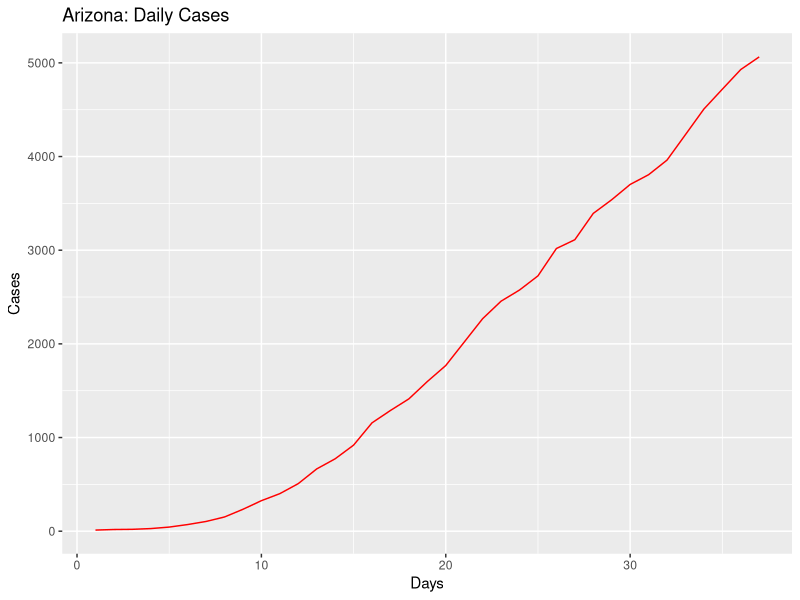
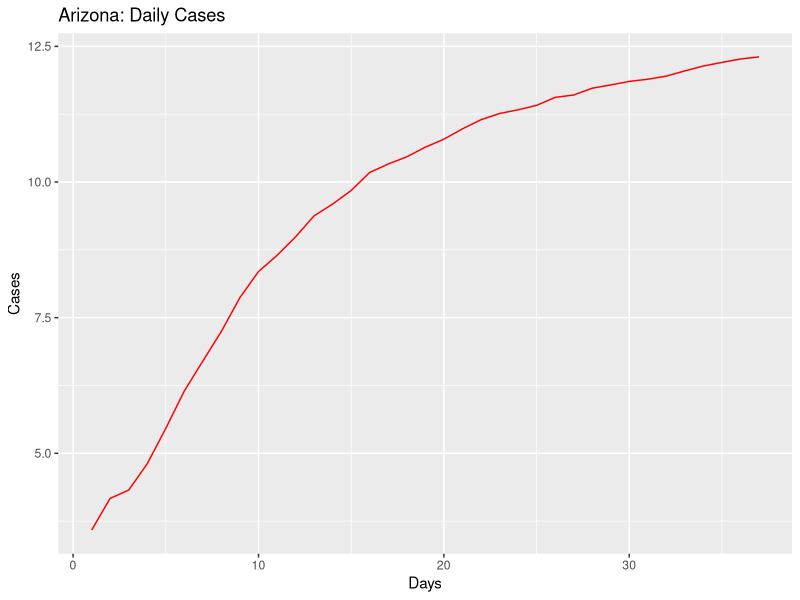
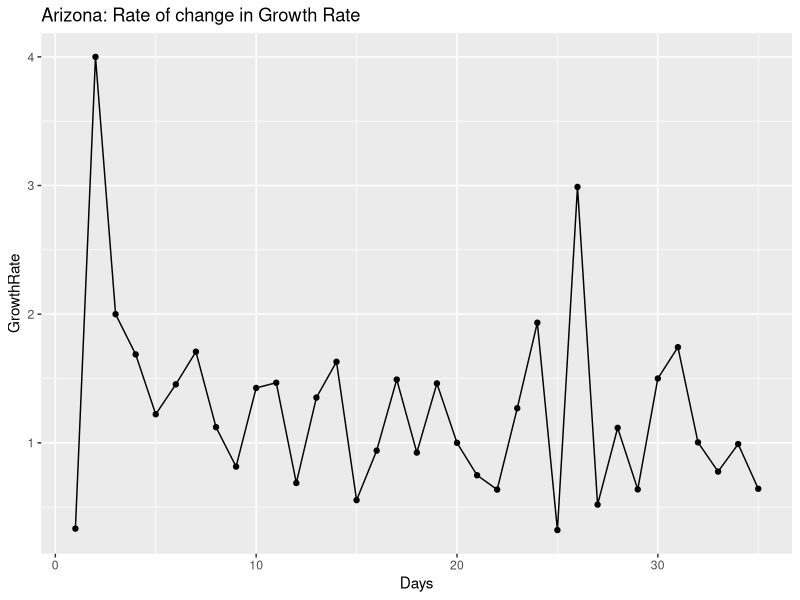
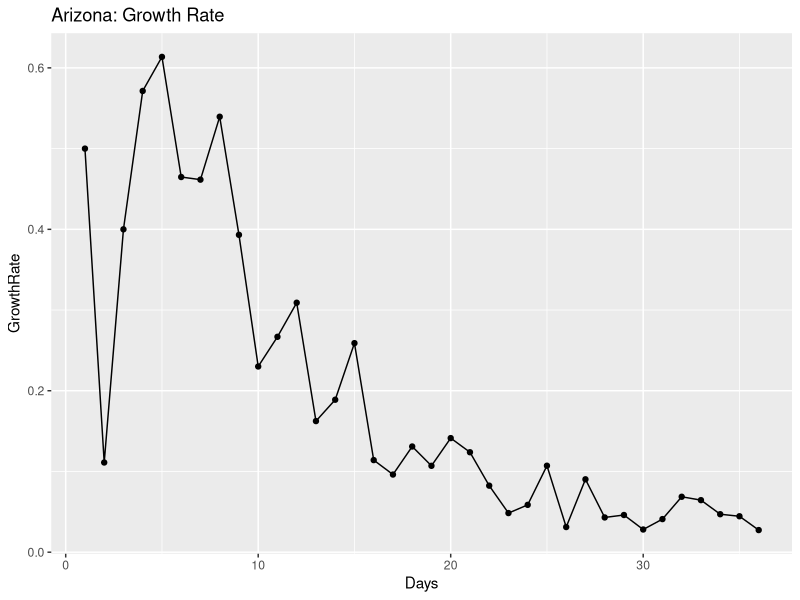
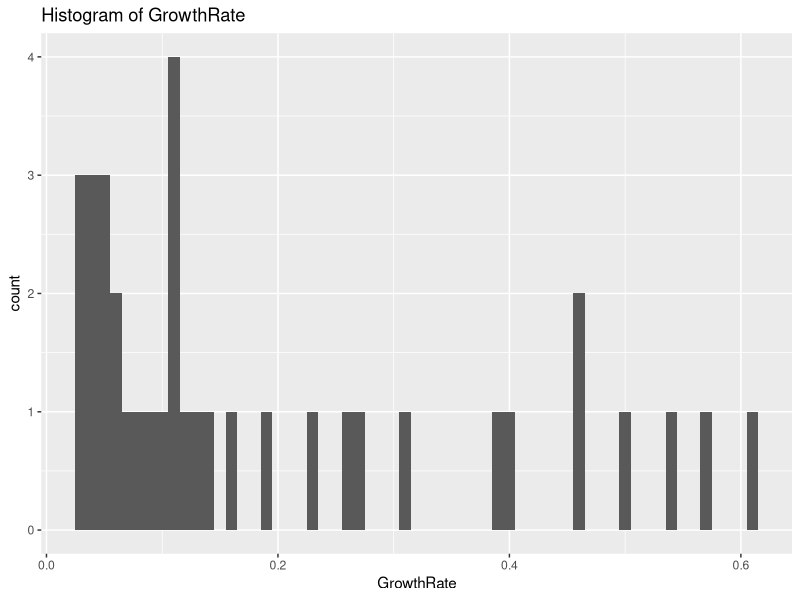
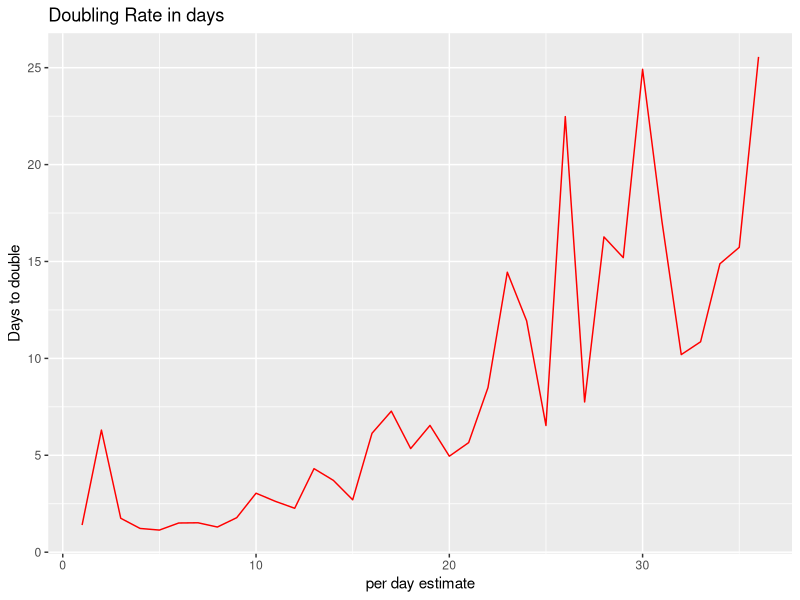
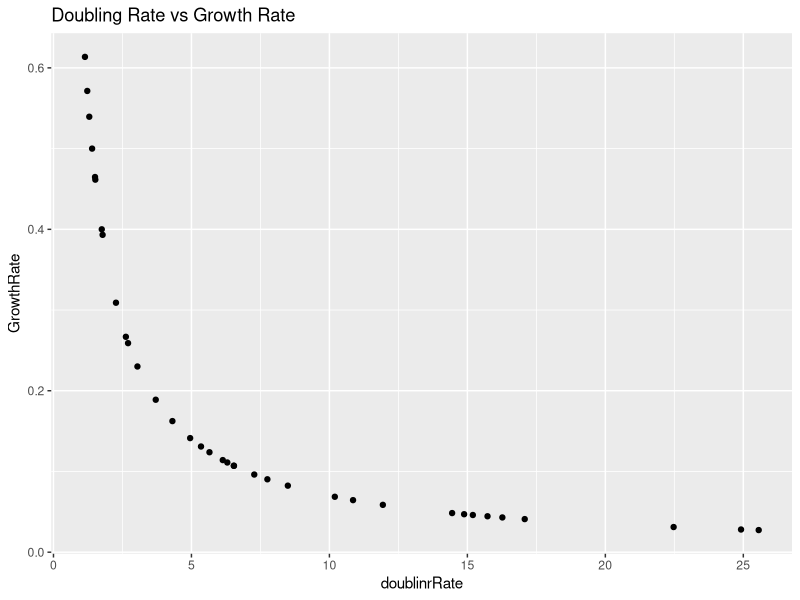
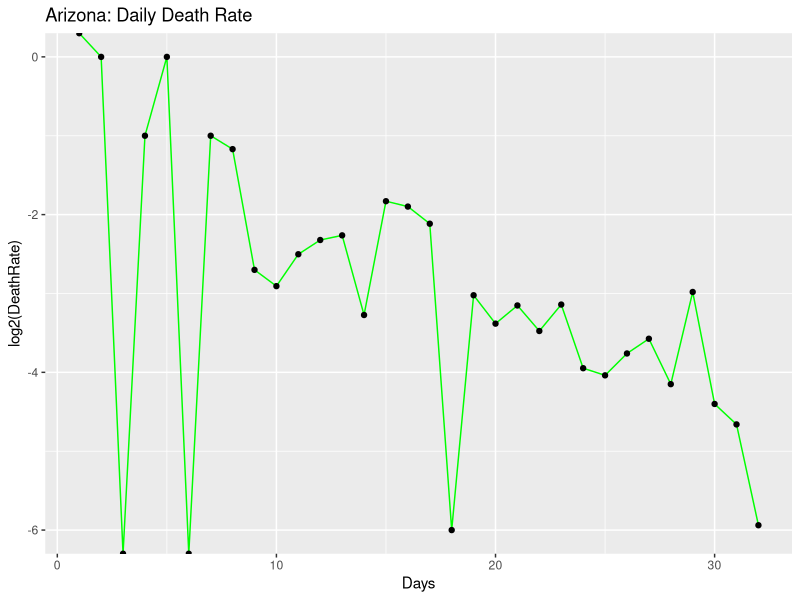

Recreate these plots in R, in order.
## ---- chunk 1
knitr::opts_chunk$set(echo = TRUE)
## ---- chunk 2
library(ggplot2)
library(gridExtra)
library(dplyr)

coronaGrowth <- function(absoluteNumbers){
  growthfactor <- NULL
  absgrowth <- NULL
  for(i in 1:length(absoluteNumbers))
  {
    #print((absoluteNumbers[i]-absoluteNumbers[i+1]/absoluteNumbers[i+1])/absoluteNumbers[i+1])
    growthfactor[i] <- ((absoluteNumbers[i]-absoluteNumbers[i+1]))/(absoluteNumbers[i+1]-absoluteNumbers[i+2])  
    #growthfactor[i] <- ((absoluteNumbers[i]-absoluteNumbers[i+1]))/(absolutenumbers[i])
  }
  
  return (rev(growthfactor))
}

DailyGrowthRate <- function(absoluteNumbers)
{
  growthfactor <- NULL
  absgrowth <- NULL
  for(i in 1:length(absoluteNumbers))
  {
    #print((absoluteNumbers[i]-absoluteNumbers[i+1]/absoluteNumbers[i+1])/absoluteNumbers[i+1])
    growthfactor[i] <- ((absoluteNumbers[i]/absoluteNumbers[i+1]))-1 
    #growthfactor[i] <- ((absoluteNumbers[i]-absoluteNumbers[i+1]))/(absolutenumbers[i])
  }
  
  return (rev(growthfactor))  
}

DoublingRate <- function(absoluteNumbers)
{
  doublingrRate <- NULL
  cumsum <- NULL
  for(i in 1:length(absoluteNumbers))
  {
    
    doublingrRate[i] <- (70/(absoluteNumbers[i]*100))
    
  }
  return ((doublingrRate))  
}

#Calculate the mean and median growth rate:
MeanMediangrowthrate <- function(dataTrend1)
{
  MeanGRTrend <- NULL
  MedianGRTrend <- NULL
  
  for(i in 1:length(dataTrend1$GrowthRate))
  {
    MedianGRTrend[i] <- median(dataTrend1[1:i,"GrowthRate"])
    MeanGRTrend[i] <- mean(dataTrend1[1:i,"GrowthRate"])
  }
  
  dataTrend1$MedianGRT = MedianGRTrend
  dataTrend1$MeanGRT = MeanGRTrend
  
  return(dataTrend1)

}

#Calculate ratio of newdeaths/newcases
newDeathstonewCases <- function(absolutenumbers,totaldeaths)
{
  newCases <- NULL
  newDeaths <- NULL
  for(i in 1:length(absolutenumbers))
  {
    if(i == length(absolutenumbers))
    {
      print("reached the end")
    }else{
     newDeaths[i] = (totaldeaths[i]-totaldeaths[i+1])
     newCases[i] = (absolutenumbers[i]-absolutenumbers[i+1]) 
    }
  }
  

  days <- seq(2:length(absolutenumbers))
 return(data.frame( newDeaths = rev(newDeaths),newCases = rev(newCases),Days = days))
 
}

#Calculate ratio of deaths to totalCases
totalDeathstoCases <- function(absolutenumbers,totaldeaths)
{
  ratio <- NULL
  for(i in 1:length(absolutenumbers))
  {

     ratio[i] = (totaldeaths[i])/(absolutenumbers[i]) 
  }
  
  return(rev(ratio))
}
## ---- chunk 3
#Arizona

absolutenumbers <- c(5064,4929,4719,4507,4234,3962,3806,3702,3539,3393,3112,3018,2726,2575,2456,2269,2019,1769,1598,1413,1289,1157,919,773,665,508,401,326,234,152,104,71,44,28,20,18,12)

totaldeaths <- c(187,184,177,169,150,142,131,122,115,108,97,89,80,73,65,64,52,41,32,29,24,20,17,15,13,9,6,6,3,2,2,1,0,0,0,0,0)

#America
#absolutenumbers <- c(101.7*1000,83.8*1000,65.8*1000,53.7*1000,43.8*1000,33.3*1000,25*1000,19*1000,13.7*1000,7.8*1000,6.4*1000,4.6*1000,3.5*1000,2.7*1000)
## ---- chunk 4
growthrate <- na.exclude(coronaGrowth(absolutenumbers))
days <- seq(1:length(growthrate))
dataTrend <- data.frame(GrowthRate = growthrate,Days = days)
print(dataTrend)
p1 <- ggplot(data=dataTrend, aes(x=Days, y=GrowthRate, group=1)) +ggtitle("Arizona: Rate of change in Growth Rate")+
  geom_line()+
  geom_point()

print(dataTrend)
#print(dataTrend1)




growthrate1 <- na.exclude(DailyGrowthRate(absolutenumbers))
doublingrate1 <- na.exclude(DoublingRate(growthrate1))
days1 <- seq(1:length(growthrate1))
dataTrend1 <- data.frame(GrowthRate = growthrate1,Days = days1,doublinrRate = doublingrate1)
print(dataTrend1)
multiplier <- tail(dataTrend1, n = 1)
pred_val <- (head(absolutenumbers, n = 1)*multiplier[,"GrowthRate"])+head(absolutenumbers, n = 1)

p2 <- ggplot(data=dataTrend1, aes(x=Days, y=GrowthRate, group=1)) +ggtitle("Arizona: Growth Rate")+
  geom_line()+
  geom_point()

days <- seq(1:length(absolutenumbers))
growthrate <- append(growthrate, c(1,1),after = 0)
dataOriginal <- data.frame(Cases = rev(absolutenumbers), Days = days)
p3<- ggplot() +geom_line(data=dataOriginal, aes(x=Days, y=Cases,),color = "Red")+labs(title="Arizona: Daily Cases", y="Cases", x="Days")

p3_log<- ggplot() +geom_line(data=dataOriginal, aes(x=Days, y=log2(Cases)),color = "Red")+labs(title="Arizona: Daily Cases", y="Cases", x="Days")+
  #geom_line(data=dataOriginal, aes(x=Days+1, y=Prediction),color = "Blue")
  geom_point()



# Analyze growth rate to get interval of values
summary(dataTrend1$GrowthRate)
dataTrend1%>%select("GrowthRate")%>%summarise(meanGR = mean(GrowthRate), medianGR = median(GrowthRate), sdGR = sd(GrowthRate))
p4 <- ggplot(data = dataTrend1, aes(x = GrowthRate))+ggtitle("Histogram of GrowthRate")+geom_histogram(binwidth = 0.01)


#Analyze the doubling rate
p5<- ggplot() +geom_line(data=dataTrend1, aes(x=Days, y=doublinrRate),color = "Red")+labs(title="Doubling Rate in days", y="Days to double", x ="per day estimate")+
  #geom_line(data=dataOriginal, aes(x=Days+1, y=Prediction),color = "Blue")
  geom_point()

#Scatter plor of Growthrate versus Doubling Rate
p6 <- ggplot()+geom_point(data = dataTrend1, aes(x = doublinrRate, y = GrowthRate))+labs(title = "Doubling Rate vs Growth Rate")

dataTrend1 <- MeanMediangrowthrate(dataTrend1 = dataTrend1)

#Median growth rate trend 
#Median growth rate trend 
p7 <- ggplot()+geom_line(data = dataTrend1, aes(x = Days, y = MedianGRT),color = "Blue")+labs(title = "Arizona Median(BLUE)VsMean(RED) Growth Rate")+geom_line(data=dataTrend1, aes(x=Days , y=MeanGRT),color = "Red")


deathrate1 <- na.exclude(DailyGrowthRate(totaldeaths))
doublingdeathrate1 <- na.exclude(DoublingRate(deathrate1))
days1 <- seq(1:length(deathrate1))
dataDeathTrend1 <- data.frame(DeathRate = deathrate1,Days = days1,doublinrRate = doublingdeathrate1)
#print(dataDeathTrend1)
#multiplier <- tail(totaldeaths, n = 1)
#pred_val <- (head(dataDeathTrend1, n = 1)*multiplier[,"DeathRate"])+head(dataDeathTrend1, n = 1)

p8 <- ggplot(data=dataDeathTrend1, aes(x=Days, y=log2(DeathRate), group=1)) +ggtitle("Arizona: Daily Death Rate")+
  geom_line(color = "Green")+
  geom_point()


rationewdeathtocases <- newDeathstonewCases(absolutenumbers,totaldeaths)

p9 <- ggplot(data=rationewdeathtocases, aes(x=Days, y=log2(newCases), group=1)) +ggtitle("Arizona:newCases(Orange)")+
  geom_line(color = "Orange")+geom_point()

totaldeathstocases <- totalDeathstoCases(absolutenumbers,totaldeaths)
days <- seq(1:length(absolutenumbers))
datatotaldeathstocasesTrend <- data.frame(ratio = totaldeathstocases,Days = days)
#Scatter plot of totalcases to totaldeaths
p10 <- ggplot(data=datatotaldeathstocasesTrend, aes(x=Days, y=ratio, group=1)) +ggtitle("Arizona: TotalDeaths/TotalCases")+
  geom_line(color = "Yellow")+
  geom_point()

#Confidence Interval for mean population GrowthRate:
meanGR = mean(dataTrend1$GrowthRate)
sdGR = sd(dataTrend1$GrowthRate)

uppperlimitGR= meanGR+sdGR
lowerlimitGR = meanGR-sdGR

#Predictions based on: Current Growth Rate, MeanGrowth Rate, Upper GrowthRate, Lower GrowthRate
pred_val_Current <- (head(absolutenumbers, n = 1)*multiplier[,"GrowthRate"])+head(absolutenumbers, n = 1)
pred_val_MeanGR <- (head(absolutenumbers, n = 1)*meanGR)+head(absolutenumbers, n = 1)
pred_val_upperGR <- (head(absolutenumbers, n = 1)*uppperlimitGR)+head(absolutenumbers, n = 1)
pred_val_lowerGR <- (head(absolutenumbers, n = 1)*lowerlimitGR)+head(absolutenumbers, n = 1)

print("Current GR:")
print(multiplier[,"GrowthRate"])
print(pred_val_Current)

print("Mean GR:")
print(meanGR)
print(pred_val_MeanGR)

print("Upperlimit GR:")
print(uppperlimitGR)
print(pred_val_upperGR)

print("Lowerlimit GR:")
print(lowerlimitGR)
print(pred_val_lowerGR)

#Doubling rate:-
DRCurrent <- round(70/(meanGR*100),digits = 0)
DRMedian <- round(70/(median(dataTrend1$GrowthRate)*100),digits = 0)
latestDRCurrent <- round(tail(dataTrend1$doublinrRate,n=1),digits = 0)

## ---- chunk 5
#grid.arrange(p3,p3_log,p1,p2,p4,p5,p6,nrow = 4, ncol = 2)
print(p3)
print(p3_log)
print(p1)
print(p2)
print(p4)
print(p5)
print(p6)
print(p8)
print(p9)
print(p10)
print(p7)
## ---- chunk 6
library(ggplot2)
library(gridExtra)
library(dplyr)

coronaGrowth <- function(absoluteNumbers){
  growthfactor <- NULL
  absgrowth <- NULL
  for(i in 1:length(absoluteNumbers))
  {
    #print((absoluteNumbers[i]-absoluteNumbers[i+1]/absoluteNumbers[i+1])/absoluteNumbers[i+1])
    growthfactor[i] <- ((absoluteNumbers[i]-absoluteNumbers[i+1]))/(absoluteNumbers[i+1]-absoluteNumbers[i+2])  
    #growthfactor[i] <- ((absoluteNumbers[i]-absoluteNumbers[i+1]))/(absolutenumbers[i])
  }
  
  return (rev(growthfactor))
}

DailyGrowthRate <- function(absoluteNumbers)
{
  growthfactor <- NULL
  absgrowth <- NULL
  for(i in 1:length(absoluteNumbers))
  {
    #print((absoluteNumbers[i]-absoluteNumbers[i+1]/absoluteNumbers[i+1])/absoluteNumbers[i+1])
    growthfactor[i] <- ((absoluteNumbers[i]/absoluteNumbers[i+1]))-1 
    #growthfactor[i] <- ((absoluteNumbers[i]-absoluteNumbers[i+1]))/(absolutenumbers[i])
  }
  
  return (rev(growthfactor))  
}

DoublingRate <- function(absoluteNumbers)
{
  doublingrRate <- NULL
  cumsum <- NULL
  for(i in 1:length(absoluteNumbers))
  {
    
    doublingrRate[i] <- (70/(absoluteNumbers[i]*100))
    
  }
  return ((doublingrRate))  
}

#Calculate the mean and median growth rate:
MeanMediangrowthrate <- function(dataTrend1)
{
  MeanGRTrend <- NULL
  MedianGRTrend <- NULL
  
  for(i in 1:length(dataTrend1$GrowthRate))
  {
    MedianGRTrend[i] <- median(dataTrend1[1:i,"GrowthRate"])
    MeanGRTrend[i] <- mean(dataTrend1[1:i,"GrowthRate"])
  }
  
  dataTrend1$MedianGRT = MedianGRTrend
  dataTrend1$MeanGRT = MeanGRTrend
  
  return(dataTrend1)

}

# #Calculate ratio of newdeaths/newcases
# newDeathstonewCases <- function(absolutenumbers,totaldeaths)
# {
#   ratio <- NULL
#   for(i in 1:length(absolutenumbers))
#   {
#     if(i == length(absolutenumbers))
#     {
#       print("reached the end")
#     }else{
#      ratio[i] = (totaldeaths[i]-totaldeaths[i+1])/(absolutenumbers[i]-absolutenumbers[i+1]) 
#     }
#   }
#   
#   return(rev(ratio))
# }

#Calculate ratio of newdeaths/newcases
newDeathstonewCases <- function(absolutenumbers,totaldeaths)
{
  newCases <- NULL
  newDeaths <- NULL
  for(i in 1:length(absolutenumbers))
  {
    if(i == length(absolutenumbers))
    {
      print("reached the end")
    }else{
     newDeaths[i] = (totaldeaths[i]-totaldeaths[i+1])
     newCases[i] = (absolutenumbers[i]-absolutenumbers[i+1]) 
    }
  }
  

  days <- seq(2:length(absolutenumbers))
 return(data.frame( newDeaths = rev(newDeaths),newCases = rev(newCases),Days = days))
 
}

#Calculate ratio of deaths to totalCases
totalDeathstoCases <- function(absolutenumbers,totaldeaths)
{
  ratio <- NULL
  for(i in 1:length(absolutenumbers))
  {

     ratio[i] = (totaldeaths[i])/(absolutenumbers[i]) 
  }
  
  return(rev(ratio))
}

## ---- chunk 7
#Arizona
#absolutenumbers <- c(773,665,508,401,326,234,152,104,71,44,28,20,18,12)

#America

absolutenumbers <- c(792.913*1000,762.896*1000,726.856*1000,686.431*1000,654.343*1000,622.412*1000,591.285*1000,573.138*1000,545.934*1000,521.623*1000,489.646*1000,454.615*1000,418.451*1000,386.571*1000,355.834*1000,327.871*1000,300.432*1000,265.506*1000,235.281*1000,205.035*1000,176.518*1000,145.369*1000,133.094*1000,123.578*1000,101.7*1000,83.8*1000,65.8*1000,53.7*1000,43.8*1000,33.3*1000,25*1000,19*1000,13.7*1000,7.8*1000,6.4*1000,4.6*1000,3.5*1000,2.7*1000)

totaldeaths <- c(42517,40495,38200,35578,33490,27549,24618,22930,21474,20057,18325,16691,14791,12851,10880,9622,8457,7127,6081,5107,4057,3143,2585,2222,1697,1296,1028,781,556,414,301,255,206,150,110,87,69,57,48,41,38,30,26,22,19,15,12,11,9,6,1,1)




## ---- chunk 8
growthrate <- na.exclude(coronaGrowth(absolutenumbers))
days <- seq(1:length(growthrate))
dataTrend <- data.frame(GrowthRate = growthrate,Days = days)
print(dataTrend)
p1 <- ggplot(data=dataTrend, aes(x=Days, y=GrowthRate, group=1)) +ggtitle("US: Rate of change in Growth Rate")+
  geom_line()+
  geom_point()

print(dataTrend)
#print(dataTrend1)




growthrate1 <- na.exclude(DailyGrowthRate(absolutenumbers))
doublingrate1 <- na.exclude(DoublingRate(growthrate1))
days1 <- seq(1:length(growthrate1))
dataTrend1 <- data.frame(GrowthRate = growthrate1,Days = days1,doublinrRate = doublingrate1)
print(dataTrend1)
multiplier <- tail(dataTrend1, n = 1)
pred_val <- (head(absolutenumbers, n = 1)*multiplier[,"GrowthRate"])+head(absolutenumbers, n = 1)

p2 <- ggplot(data=dataTrend1, aes(x=Days, y=GrowthRate, group=1)) +ggtitle("US: Growth Rate")+
  geom_line()+
  geom_point()

days <- seq(1:length(absolutenumbers))
growthrate <- append(growthrate, c(1,1),after = 0)
dataOriginal <- data.frame(Cases = rev(absolutenumbers), Days = days)
p3<- ggplot() +geom_line(data=dataOriginal, aes(x=Days, y=Cases,),color = "Red")+labs(title="US: Daily Cases", y="Cases", x="Days")

p3_log<- ggplot() +geom_line(data=dataOriginal, aes(x=Days, y=log2(Cases)),color = "Red")+labs(title="US: Daily Cases", y="Cases", x="Days")+
  #geom_line(data=dataOriginal, aes(x=Days+1, y=Prediction),color = "Blue")
  geom_point()



# Analyze growth rate to get interval of values
summary(dataTrend1$GrowthRate)
dataTrend1%>%select("GrowthRate")%>%summarise(meanGR = mean(GrowthRate), medianGR = median(GrowthRate), sdGR = sd(GrowthRate))
p4 <- ggplot(data = dataTrend1, aes(x = GrowthRate))+ggtitle("Histogram of GrowthRate")+geom_histogram(binwidth = 0.01)


#Analyze the doubling rate
p5<- ggplot() +geom_line(data=dataTrend1, aes(x=Days, y=doublinrRate),color = "Red")+labs(title="Doubling Rate in days", y="Days to double", x ="per day estimate")+
  #geom_line(data=dataOriginal, aes(x=Days+1, y=Prediction),color = "Blue")
  geom_point()

#Scatter plor of Growthrate versus Doubling Rate
p6 <- ggplot()+geom_point(data = dataTrend1, aes(x = doublinrRate, y = GrowthRate))+labs(title = "Doubling Rate vs Growth Rate")

dataTrend1 <- MeanMediangrowthrate(dataTrend1 = dataTrend1)


#Median growth rate trend 
#Median growth rate trend 
p7 <- ggplot()+geom_line(data = dataTrend1, aes(x = Days, y = MedianGRT),color = "Blue")+labs(title = "US Median(BLUE)VsMean(RED) Growth Rate")+geom_line(data=dataTrend1, aes(x=Days , y=MeanGRT),color = "Red")

deathrate1 <- na.exclude(DailyGrowthRate(totaldeaths))
doublingdeathrate1 <- na.exclude(DoublingRate(deathrate1))
days1 <- seq(1:length(deathrate1))
dataDeathTrend1 <- data.frame(DeathRate = deathrate1,Days = days1,doublinrRate = doublingdeathrate1)
#print(dataDeathTrend1)
#multiplier <- tail(totaldeaths, n = 1)
#pred_val <- (head(dataDeathTrend1, n = 1)*multiplier[,"DeathRate"])+head(dataDeathTrend1, n = 1)

p8 <- ggplot(data=dataDeathTrend1, aes(x=Days, y=log2(DeathRate), group=1)) +ggtitle("US: Daily Death Rate")+
  geom_line(color = "Green")+
  geom_point()

rationewdeathtocases <- newDeathstonewCases(absolutenumbers,totaldeaths)

p9 <- ggplot(data=rationewdeathtocases, aes(x=Days, y=log2(newCases), group=1)) +ggtitle("US:newCases(Orange)")+
  geom_line(color = "Orange")+geom_point()
totaldeathstocases <- totalDeathstoCases(absolutenumbers,totaldeaths)
days <- seq(1:length(absolutenumbers))
datatotaldeathstocasesTrend <- data.frame(ratio = totaldeathstocases,Days = days)
#Scatter plot of totalcases to totaldeaths
p10 <- ggplot(data=datatotaldeathstocasesTrend, aes(x=Days, y=ratio, group=1)) +ggtitle("US: TotalDeaths/TotalCases")+
  geom_line(color = "Yellow")+
  geom_point()
#Confidence Interval for mean population GrowthRate:
meanGR = mean(dataTrend1$GrowthRate)
sdGR = sd(dataTrend1$GrowthRate)

uppperlimitGR= meanGR+sdGR
lowerlimitGR = meanGR-sdGR

#Predictions based on: Current Growth Rate, MeanGrowth Rate, Upper GrowthRate, Lower GrowthRate
pred_val_Current <- (head(absolutenumbers, n = 1)*multiplier[,"GrowthRate"])+head(absolutenumbers, n = 1)
pred_val_MeanGR <- (head(absolutenumbers, n = 1)*meanGR)+head(absolutenumbers, n = 1)
pred_val_upperGR <- (head(absolutenumbers, n = 1)*uppperlimitGR)+head(absolutenumbers, n = 1)
pred_val_lowerGR <- (head(absolutenumbers, n = 1)*lowerlimitGR)+head(absolutenumbers, n = 1)

print("Current GR:")
print(multiplier[,"GrowthRate"])
print(pred_val_Current)

print("Mean GR:")
print(meanGR)
print(pred_val_MeanGR)

print("Upperlimit GR:")
print(uppperlimitGR)
print(pred_val_upperGR)

print("Lowerlimit GR:")
print(lowerlimitGR)
print(pred_val_lowerGR)

#Doubling rate:-
DRCurrent <- round(70/(meanGR*100),digits = 0)
DRMedian <- round(70/(median(dataTrend1$GrowthRate)*100),digits = 0)
latestDRCurrent <- round(tail(dataTrend1$doublinrRate,n=1),digits = 0)

## ---- chunk 9
#grid.arrange(p3,p3_log,p1,p2,p4,p5,p6,nrow = 4, ncol = 2)
print(p3)
print(p3_log)
print(p1)
print(p2)
print(p4)
print(p5)
print(p6)
print(p8)
print(p9)
print(p10)
print(p7)
## ---- chunk 10
library(ggplot2)
library(gridExtra)
library(dplyr)

coronaGrowth <- function(absoluteNumbers){
  growthfactor <- NULL
  absgrowth <- NULL
  for(i in 1:length(absoluteNumbers))
  {
    #print((absoluteNumbers[i]-absoluteNumbers[i+1]/absoluteNumbers[i+1])/absoluteNumbers[i+1])
    growthfactor[i] <- ((absoluteNumbers[i]-absoluteNumbers[i+1]))/(absoluteNumbers[i+1]-absoluteNumbers[i+2])  
    #growthfactor[i] <- ((absoluteNumbers[i]-absoluteNumbers[i+1]))/(absolutenumbers[i])
  }
  
  return (rev(growthfactor))
}

DailyGrowthRate <- function(absoluteNumbers)
{
  growthfactor <- NULL
  absgrowth <- NULL
  for(i in 1:length(absoluteNumbers))
  {
    #print((absoluteNumbers[i]-absoluteNumbers[i+1]/absoluteNumbers[i+1])/absoluteNumbers[i+1])
    growthfactor[i] <- ((absoluteNumbers[i]/absoluteNumbers[i+1]))-1 
    #growthfactor[i] <- ((absoluteNumbers[i]-absoluteNumbers[i+1]))/(absolutenumbers[i])
  }
  
  return (rev(growthfactor))  
}

DoublingRate <- function(absoluteNumbers)
{
  doublingrRate <- NULL
  cumsum <- NULL
  for(i in 1:length(absoluteNumbers))
  {
    
    doublingrRate[i] <- (70/(absoluteNumbers[i]*100))
    
  }
  return ((doublingrRate))  
}

#Calculate the mean and median growth rate:
MeanMediangrowthrate <- function(dataTrend1)
{
  MeanGRTrend <- NULL
  MedianGRTrend <- NULL
  
  for(i in 1:length(dataTrend1$GrowthRate))
  {
    MedianGRTrend[i] <- median(dataTrend1[1:i,"GrowthRate"])
    MeanGRTrend[i] <- mean(dataTrend1[1:i,"GrowthRate"])
  }
  
  dataTrend1$MedianGRT = MedianGRTrend
  dataTrend1$MeanGRT = MeanGRTrend
  
  return(dataTrend1)

}

#Calculate ratio of newdeaths/newcases
# newDeathstonewCases <- function(absolutenumbers,totaldeaths)
# {
#   ratio <- NULL
#   for(i in 1:length(absolutenumbers))
#   {
#     if(i == length(absolutenumbers))
#     {
#       print("reached the end")
#     }else{
#      ratio[i] = (totaldeaths[i]-totaldeaths[i+1])/(absolutenumbers[i]-absolutenumbers[i+1]) 
#     }
#   }
#   
#   return(rev(ratio))
# }

#Calculate ratio of newdeaths/newcases
newDeathstonewCases <- function(absolutenumbers,totaldeaths)
{
  newCases <- NULL
  newDeaths <- NULL
  for(i in 1:length(absolutenumbers))
  {
    if(i == length(absolutenumbers))
    {
      print("reached the end")
    }else{
     newDeaths[i] = (totaldeaths[i]-totaldeaths[i+1])
     newCases[i] = (absolutenumbers[i]-absolutenumbers[i+1]) 
    }
  }
  

  days <- seq(2:length(absolutenumbers))
 return(data.frame( newDeaths = rev(newDeaths),newCases = rev(newCases),Days = days))
 
}

#Calculate ratio of deaths to totalCases
totalDeathstoCases <- function(absolutenumbers,totaldeaths)
{
  ratio <- NULL
  for(i in 1:length(absolutenumbers))
  {

     ratio[i] = (totaldeaths[i])/(absolutenumbers[i]) 
  }
  
  return(rev(ratio))
}
## ---- chunk 11
#Arizona
#absolutenumbers <- c(773,665,508,401,326,234,152,104,71,44,28,20,18,12)

#America
absolutenumbers <- c(18601,14792,13835,12759,12320,10941,9635,9166,8339,7598,6653,5749,5311,4778,3588,3082,2567,2341,1637,1397,1251,1071,1024,987,887,727,657,536,499,396,332,249,194,169,143,129,114,100,82,74,62,62,47,40,34,31,30,29,7,6,3,3,3,3,3,3,3,3,3,3,3,3,3,3,3)

totaldeaths <- c(592,488,452,423,405,368,331,325,288,246,227,178,160,136,118,99,86,72,58,35,27,24,20,20,12,10,10,7,5,5,4,3,3,2,2,2,2,1,0,0,0,0,0,0,0,0,0,0,0,0,0,0,0,0,0,0,0,0,0,0,0,0,0,0,0)
## ---- chunk 12
growthrate <- na.exclude(coronaGrowth(absolutenumbers))
days <- seq(1:length(growthrate))
dataTrend <- data.frame(GrowthRate = growthrate,Days = days)
print(dataTrend)
p1 <- ggplot(data=dataTrend, aes(x=Days, y=GrowthRate, group=1)) +ggtitle("US: Rate of change in Growth Rate")+
  geom_line()+
  geom_point()

print(dataTrend)
#print(dataTrend1)




growthrate1 <- na.exclude(DailyGrowthRate(absolutenumbers))
doublingrate1 <- na.exclude(DoublingRate(growthrate1))
days1 <- seq(1:length(growthrate1))
dataTrend1 <- data.frame(GrowthRate = growthrate1,Days = days1,doublinrRate = doublingrate1)
print(dataTrend1)
multiplier <- tail(dataTrend1, n = 1)
pred_val <- (head(absolutenumbers, n = 1)*multiplier[,"GrowthRate"])+head(absolutenumbers, n = 1)

p2 <- ggplot(data=dataTrend1, aes(x=Days, y=GrowthRate, group=1)) +ggtitle("India: Growth Rate")+
  geom_line()+
  geom_point()

days <- seq(1:length(absolutenumbers))
growthrate <- append(growthrate, c(1,1),after = 0)
dataOriginal <- data.frame(Cases = rev(absolutenumbers), Days = days)
p3<- ggplot() +geom_line(data=dataOriginal, aes(x=Days, y=Cases,),color = "Red")+labs(title="India: Daily Cases", y="Cases", x="Days")

p3_log<- ggplot() +geom_line(data=dataOriginal, aes(x=Days, y=log2(Cases)),color = "Red")+labs(title="India: Daily Cases", y="Cases", x="Days")+
  #geom_line(data=dataOriginal, aes(x=Days+1, y=Prediction),color = "Blue")
  geom_point()



# Analyze growth rate to get interval of values
summary(dataTrend1$GrowthRate)
dataTrend1%>%select("GrowthRate")%>%summarise(meanGR = mean(GrowthRate), medianGR = median(GrowthRate), sdGR = sd(GrowthRate))
p4 <- ggplot(data = dataTrend1, aes(x = GrowthRate))+ggtitle("Histogram of GrowthRate")+geom_histogram(binwidth = 0.01)


#Analyze the doubling rate
p5<- ggplot() +geom_line(data=dataTrend1, aes(x=Days, y=doublinrRate),color = "Red")+labs(title="Doubling Rate in days", y="Days to double", x ="per day estimate")+
  #geom_line(data=dataOriginal, aes(x=Days+1, y=Prediction),color = "Blue")
  geom_point()

#Scatter plor of Growthrate versus Doubling Rate
p6 <- ggplot()+geom_point(data = dataTrend1, aes(x = doublinrRate, y = GrowthRate))+labs(title = "Doubling Rate vs Growth Rate")

dataTrend1 <- MeanMediangrowthrate(dataTrend1 = dataTrend1)


#Median growth rate trend 
p7 <- ggplot()+geom_line(data = dataTrend1, aes(x = Days, y = MedianGRT),color = "Blue")+labs(title = "India Median(BLUE)VsMean(RED) Growth Rate")+geom_line(data=dataTrend1, aes(x=Days , y=MeanGRT),color = "Red")

deathrate1 <- na.exclude(DailyGrowthRate(totaldeaths))
doublingdeathrate1 <- na.exclude(DoublingRate(deathrate1))
days1 <- seq(1:length(deathrate1))
dataDeathTrend1 <- data.frame(DeathRate = deathrate1,Days = days1,doublinrRate = doublingdeathrate1)
#print(dataDeathTrend1)
#multiplier <- tail(totaldeaths, n = 1)
#pred_val <- (head(dataDeathTrend1, n = 1)*multiplier[,"DeathRate"])+head(dataDeathTrend1, n = 1)

p8 <- ggplot(data=dataDeathTrend1, aes(x=Days, y=log2(DeathRate), group=1)) +ggtitle("India: Daily Death Rate")+
  geom_line(color = "Green")+
  geom_point()

rationewdeathtocases <- newDeathstonewCases(absolutenumbers,totaldeaths)

p9 <- ggplot(data=rationewdeathtocases, aes(x=Days, y=log2(newCases), group=1)) +ggtitle("India:newCases(Orange)")+
  geom_line(color = "Orange")+geom_point()

totaldeathstocases <- totalDeathstoCases(absolutenumbers,totaldeaths)
days <- seq(1:length(absolutenumbers))
datatotaldeathstocasesTrend <- data.frame(ratio = totaldeathstocases,Days = days)
#Scatter plot of totalcases to totaldeaths
p10 <- ggplot(data=datatotaldeathstocasesTrend, aes(x=Days, y=ratio, group=1)) +ggtitle("India: TotalDeaths/TotalCases")+
  geom_line(color = "Yellow")+
  geom_point()

#Confidence Interval for mean population GrowthRate:
meanGR = mean(dataTrend1$GrowthRate)
sdGR = sd(dataTrend1$GrowthRate)

uppperlimitGR= meanGR+sdGR
lowerlimitGR = meanGR-sdGR

#Predictions based on: Current Growth Rate, MeanGrowth Rate, Upper GrowthRate, Lower GrowthRate
pred_val_Current <- (head(absolutenumbers, n = 1)*multiplier[,"GrowthRate"])+head(absolutenumbers, n = 1)
pred_val_MeanGR <- (head(absolutenumbers, n = 1)*meanGR)+head(absolutenumbers, n = 1)
pred_val_upperGR <- (head(absolutenumbers, n = 1)*uppperlimitGR)+head(absolutenumbers, n = 1)
pred_val_lowerGR <- (head(absolutenumbers, n = 1)*lowerlimitGR)+head(absolutenumbers, n = 1)

print("Current GR:")
print(multiplier[,"GrowthRate"])
print(pred_val_Current)

print("Mean GR:")
print(meanGR)
print(pred_val_MeanGR)

print("Upperlimit GR:")
print(uppperlimitGR)
print(pred_val_upperGR)

print("Lowerlimit GR:")
print(lowerlimitGR)
print(pred_val_lowerGR)

#Doubling rate:-
DRCurrent <- round(70/(meanGR*100),digits = 0)
DRMedian <- round(70/(median(dataTrend1$GrowthRate)*100),digits = 0)
latestDRCurrent <- round(tail(dataTrend1$doublinrRate,n=1),digits = 0)

## ---- chunk 13
#grid.arrange(p3,p3_log,p1,p2,p4,p5,p6,nrow = 4, ncol = 2)
print(p3)
print(p3_log)
print(p1)
print(p2)
print(p4)
print(p5)
print(p6)
print(p8)
print(p9)
print(p10)
print(p7)
